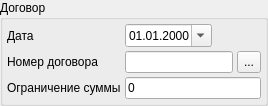
           <widget class="QGroupBox" name="groupBox">
            <property name="title">
             <string>Договор</string>
            </property>
            <layout class="QGridLayout" name="gridLayout_4">
             <property name="margin">
              <number>4</number>
             </property>
             <property name="spacing">
              <number>4</number>
             </property>
             <item row="1" column="0">
              <widget class="QLabel" name="lblNumberContract">
               <property name="sizePolicy">
                <sizepolicy hsizetype="Maximum" vsizetype="Preferred">
                 <horstretch>0</horstretch>
                 <verstretch>0</verstretch>
                </sizepolicy>
               </property>
               <property name="minimumSize">
                <size>
                 <width>106</width>
                 <height>14</height>
                </size>
               </property>
               <property name="toolTip">
                <string/>
               </property>
               <property name="text">
                <string>Номер договора</string>
               </property>
               <property name="alignment">
                <set>Qt::AlignLeading|Qt::AlignLeft|Qt::AlignVCenter</set>
               </property>
               <property name="buddy">
                <cstring>edtContractNumber</cstring>
               </property>
              </widget>
             </item>
             <item row="1" column="1" colspan="2">
              <widget class="QLineEdit" name="edtContractNumber">
               <property name="sizePolicy">
                <sizepolicy hsizetype="Expanding" vsizetype="Fixed">
                 <horstretch>0</horstretch>
                 <verstretch>0</verstretch>
                </sizepolicy>
               </property>
               <property name="toolTip">
                <string>Номер договора</string>
               </property>
              </widget>
             </item>
             <item row="0" column="0">
              <widget class="QLabel" name="lblContractDate">
               <property name="sizePolicy">
                <sizepolicy hsizetype="Maximum" vsizetype="Preferred">
                 <horstretch>0</horstretch>
                 <verstretch>0</verstretch>
                </sizepolicy>
               </property>
               <property name="minimumSize">
                <size>
                 <width>106</width>
                 <height>12</height>
                </size>
               </property>
               <property name="text">
                <string>Дата</string>
               </property>
               <property name="buddy">
                <cstring>edtContractDate</cstring>
               </property>
              </widget>
             </item>
             <item row="0" column="1">
              <widget class="CDateEdit" name="edtContractDate">
               <property name="sizePolicy">
                <sizepolicy hsizetype="Maximum" vsizetype="Fixed">
                 <horstretch>0</horstretch>
                 <verstretch>0</verstretch>
                </sizepolicy>
               </property>
               <property name="toolTip">
                <string>Дата договора</string>
               </property>
               <property name="displayFormat">
                <string>dd.MM.yyyy</string>
               </property>
               <property name="calendarPopup">
                <bool>true</bool>
               </property>
              </widget>
             </item>
             <item row="1" column="3">
              <widget class="QToolButton" name="btnGetExternalId">
               <property name="sizePolicy">
                <sizepolicy hsizetype="Fixed" vsizetype="Ignored">
                 <horstretch>0</horstretch>
                 <verstretch>0</verstretch>
                </sizepolicy>
               </property>
               <property name="toolTip">
                <string>Подставить внешний идентификатор карточки</string>
               </property>
               <property name="text">
                <string>...</string>
               </property>
              </widget>
             </item>
             <item row="0" column="2" colspan="2">
              <spacer name="horizontalSpacer_2">
               <property name="orientation">
                <enum>Qt::Horizontal</enum>
               </property>
               <property name="sizeHint" stdset="0">
                <size>
                 <width>40</width>
                 <height>20</height>
                </size>
               </property>
              </spacer>
             </item>
             <item row="2" column="1" colspan="3">
              <widget class="QLineEdit" name="edtSumLimit">
               <property name="sizePolicy">
                <sizepolicy hsizetype="Expanding" vsizetype="Fixed">
                 <horstretch>0</horstretch>
                 <verstretch>0</verstretch>
                </sizepolicy>
               </property>
               <property name="text">
                <string>0</string>
               </property>
              </widget>
             </item>
             <item row="2" column="0">
              <widget class="QLabel" name="lblSumLimit">
               <property name="sizePolicy">
                <sizepolicy hsizetype="Maximum" vsizetype="Preferred">
                 <horstretch>0</horstretch>
                 <verstretch>0</verstretch>
                </sizepolicy>
               </property>
               <property name="minimumSize">
                <size>
                 <width>106</width>
                 <height>13</height>
                </size>
               </property>
               <property name="text">
                <string>Ограничение суммы</string>
               </property>
               <property name="buddy">
                <cstring>edtSumLimit</cstring>
               </property>
              </widget>
             </item>
            </layout>
           </widget>
